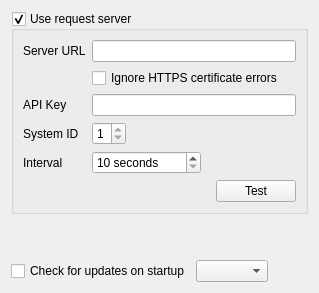
          <widget class="QWidget" name="tabWidgetPage3">
           <attribute name="title">
            <string>Network</string>
           </attribute>
           <layout class="QVBoxLayout" name="verticalLayout_10">
            <item>
             <widget class="QGroupBox" name="groupBoxRequestServer">
              <property name="title">
               <string>Use request server</string>
              </property>
              <property name="checkable">
               <bool>true</bool>
              </property>
              <layout class="QVBoxLayout" name="verticalLayout">
               <item>
                <layout class="QFormLayout" name="formLayout">
                 <item row="0" column="0">
                  <widget class="QLabel" name="label_6">
                   <property name="text">
                    <string>Server URL</string>
                   </property>
                  </widget>
                 </item>
                 <item row="0" column="1">
                  <widget class="QLineEdit" name="lineEditUrl">
                   <property name="toolTip">
                    <string>URL of the server to use for remote requests</string>
                   </property>
                   <property name="inputMethodHints">
                    <set>Qt::ImhUrlCharactersOnly</set>
                   </property>
                   <property name="placeholderText">
                    <string/>
                   </property>
                  </widget>
                 </item>
                 <item row="1" column="1">
                  <widget class="QCheckBox" name="checkBoxIgnoreCertErrors">
                   <property name="toolTip">
                    <string>If enabled, OpenKJ will ignore any problems with SSL certificates.  Useful if you are hosing your own request server and are using a self-signed cert.</string>
                   </property>
                   <property name="text">
                    <string>Ignore HTTPS certificate errors</string>
                   </property>
                  </widget>
                 </item>
                 <item row="2" column="0">
                  <widget class="QLabel" name="label_7">
                   <property name="text">
                    <string>API Key</string>
                   </property>
                  </widget>
                 </item>
                 <item row="2" column="1">
                  <widget class="QLineEdit" name="lineEditApiKey">
                   <property name="toolTip">
                    <string>API key provided by the request server.  Can be blank if using a custom server that doesn't require a key.</string>
                   </property>
                  </widget>
                 </item>
                 <item row="3" column="0">
                  <widget class="QLabel" name="label_30">
                   <property name="text">
                    <string>System ID</string>
                   </property>
                  </widget>
                 </item>
                 <item row="3" column="1">
                  <layout class="QHBoxLayout" name="horizontalLayout_2">
                   <property name="rightMargin">
                    <number>20</number>
                   </property>
                   <item>
                    <widget class="QSpinBox" name="spinBoxSystemId">
                     <property name="minimum">
                      <number>1</number>
                     </property>
                     <property name="maximum">
                      <number>1</number>
                     </property>
                    </widget>
                   </item>
                   <item>
                    <spacer name="horizontalSpacer_14">
                     <property name="orientation">
                      <enum>Qt::Horizontal</enum>
                     </property>
                     <property name="sizeHint" stdset="0">
                      <size>
                       <width>40</width>
                       <height>20</height>
                      </size>
                     </property>
                    </spacer>
                   </item>
                  </layout>
                 </item>
                 <item row="4" column="0">
                  <widget class="QLabel" name="label_22">
                   <property name="text">
                    <string>Interval</string>
                   </property>
                  </widget>
                 </item>
                 <item row="4" column="1">
                  <layout class="QHBoxLayout" name="horizontalLayout_15">
                   <property name="rightMargin">
                    <number>50</number>
                   </property>
                   <item>
                    <widget class="QSpinBox" name="spinBoxInterval">
                     <property name="toolTip">
                      <string>How often to check the server for new requests</string>
                     </property>
                     <property name="suffix">
                      <string> seconds</string>
                     </property>
                     <property name="minimum">
                      <number>10</number>
                     </property>
                     <property name="maximum">
                      <number>10000</number>
                     </property>
                     <property name="singleStep">
                      <number>10</number>
                     </property>
                    </widget>
                   </item>
                   <item>
                    <spacer name="horizontalSpacer_11">
                     <property name="orientation">
                      <enum>Qt::Horizontal</enum>
                     </property>
                     <property name="sizeHint" stdset="0">
                      <size>
                       <width>40</width>
                       <height>20</height>
                      </size>
                     </property>
                    </spacer>
                   </item>
                  </layout>
                 </item>
                 <item row="5" column="1">
                  <layout class="QHBoxLayout" name="horizontalLayout_20">
                   <property name="leftMargin">
                    <number>0</number>
                   </property>
                   <property name="topMargin">
                    <number>0</number>
                   </property>
                   <item>
                    <spacer name="horizontalSpacer_13">
                     <property name="orientation">
                      <enum>Qt::Horizontal</enum>
                     </property>
                     <property name="sizeType">
                      <enum>QSizePolicy::Expanding</enum>
                     </property>
                     <property name="sizeHint" stdset="0">
                      <size>
                       <width>40</width>
                       <height>20</height>
                      </size>
                     </property>
                    </spacer>
                   </item>
                   <item>
                    <widget class="QPushButton" name="btnTestReqServer">
                     <property name="text">
                      <string>Test</string>
                     </property>
                    </widget>
                   </item>
                  </layout>
                 </item>
                </layout>
               </item>
              </layout>
             </widget>
            </item>
            <item>
             <spacer name="verticalSpacer_3">
              <property name="orientation">
               <enum>Qt::Vertical</enum>
              </property>
              <property name="sizeHint" stdset="0">
               <size>
                <width>20</width>
                <height>40</height>
               </size>
              </property>
             </spacer>
            </item>
            <item>
             <layout class="QHBoxLayout" name="horizontalLayout_16">
              <property name="topMargin">
               <number>0</number>
              </property>
              <item>
               <widget class="QCheckBox" name="cbxCheckUpdates">
                <property name="text">
                 <string>Check for updates on startup</string>
                </property>
               </widget>
              </item>
              <item>
               <widget class="QComboBox" name="comboBoxUpdateBranch"/>
              </item>
              <item>
               <spacer name="horizontalSpacer_10">
                <property name="orientation">
                 <enum>Qt::Horizontal</enum>
                </property>
                <property name="sizeHint" stdset="0">
                 <size>
                  <width>40</width>
                  <height>20</height>
                 </size>
                </property>
               </spacer>
              </item>
             </layout>
            </item>
           </layout>
          </widget>
